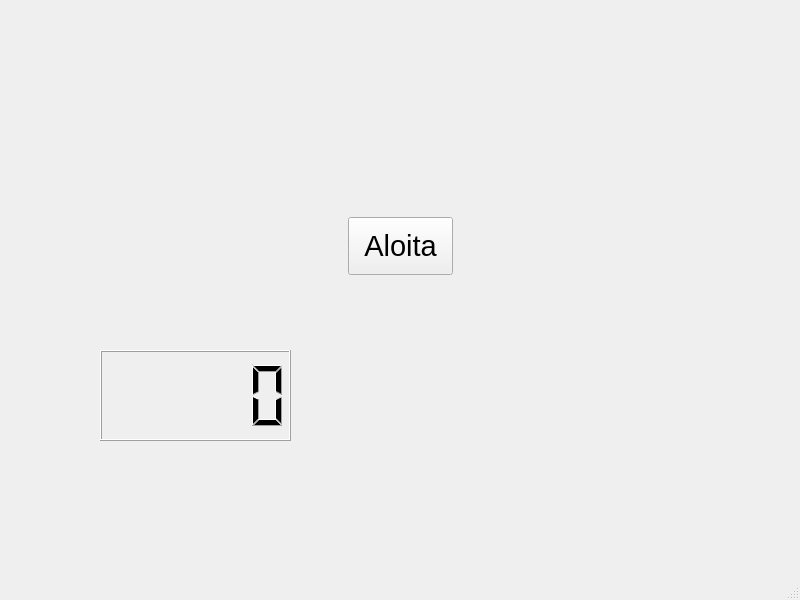
<?xml version="1.0" encoding="UTF-8"?>
<ui version="4.0">
 <class>MainWindow</class>
 <widget class="QMainWindow" name="MainWindow">
  <property name="geometry">
   <rect>
    <x>0</x>
    <y>0</y>
    <width>800</width>
    <height>600</height>
   </rect>
  </property>
  <property name="font">
   <font>
    <pointsize>22</pointsize>
   </font>
  </property>
  <property name="windowTitle">
   <string>MainWindow</string>
  </property>
  <widget class="QWidget" name="centralwidget">
   <widget class="QPushButton" name="btnstart">
    <property name="geometry">
     <rect>
      <x>348</x>
      <y>217</y>
      <width>105</width>
      <height>58</height>
     </rect>
    </property>
    <property name="text">
     <string>Aloita</string>
    </property>
   </widget>
   <widget class="QLCDNumber" name="lcdNumber">
    <property name="geometry">
     <rect>
      <x>100</x>
      <y>350</y>
      <width>191</width>
      <height>91</height>
     </rect>
    </property>
   </widget>
  </widget>
  <widget class="QMenuBar" name="menubar">
   <property name="geometry">
    <rect>
     <x>0</x>
     <y>0</y>
     <width>800</width>
     <height>55</height>
    </rect>
   </property>
  </widget>
  <widget class="QStatusBar" name="statusbar"/>
 </widget>
 <resources/>
 <connections/>
</ui>
